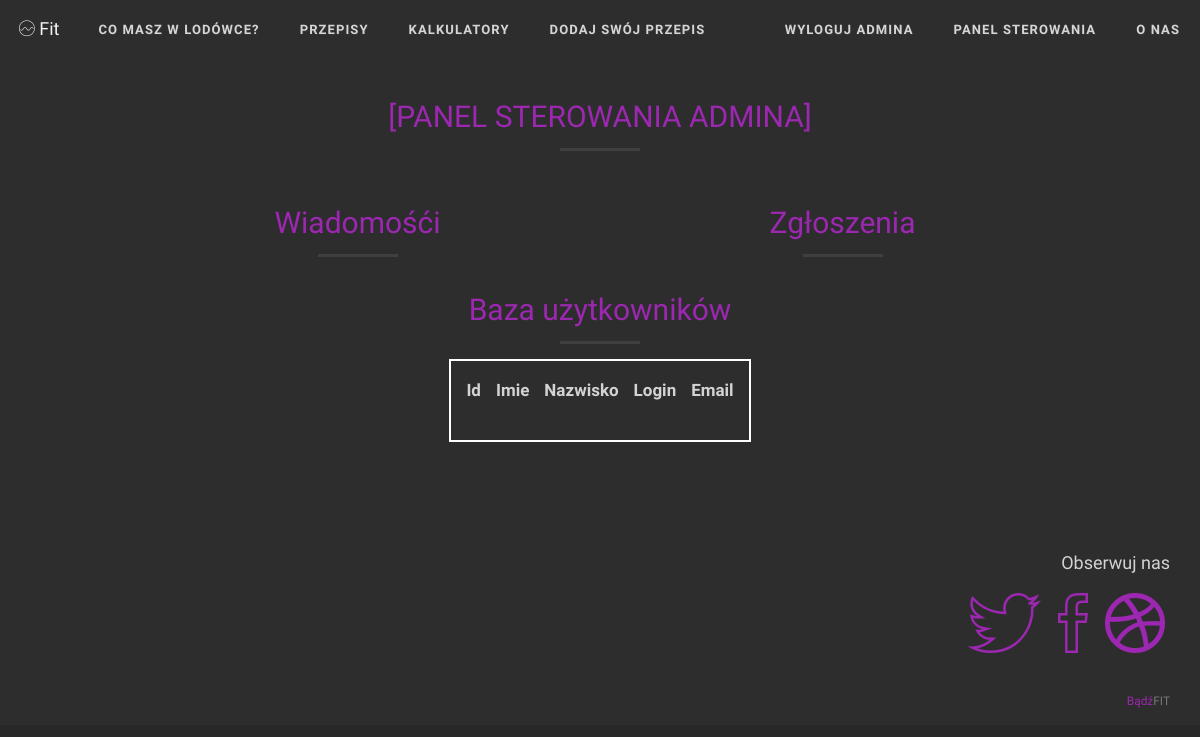
Before: /fitwww/panel.php with the older database file.
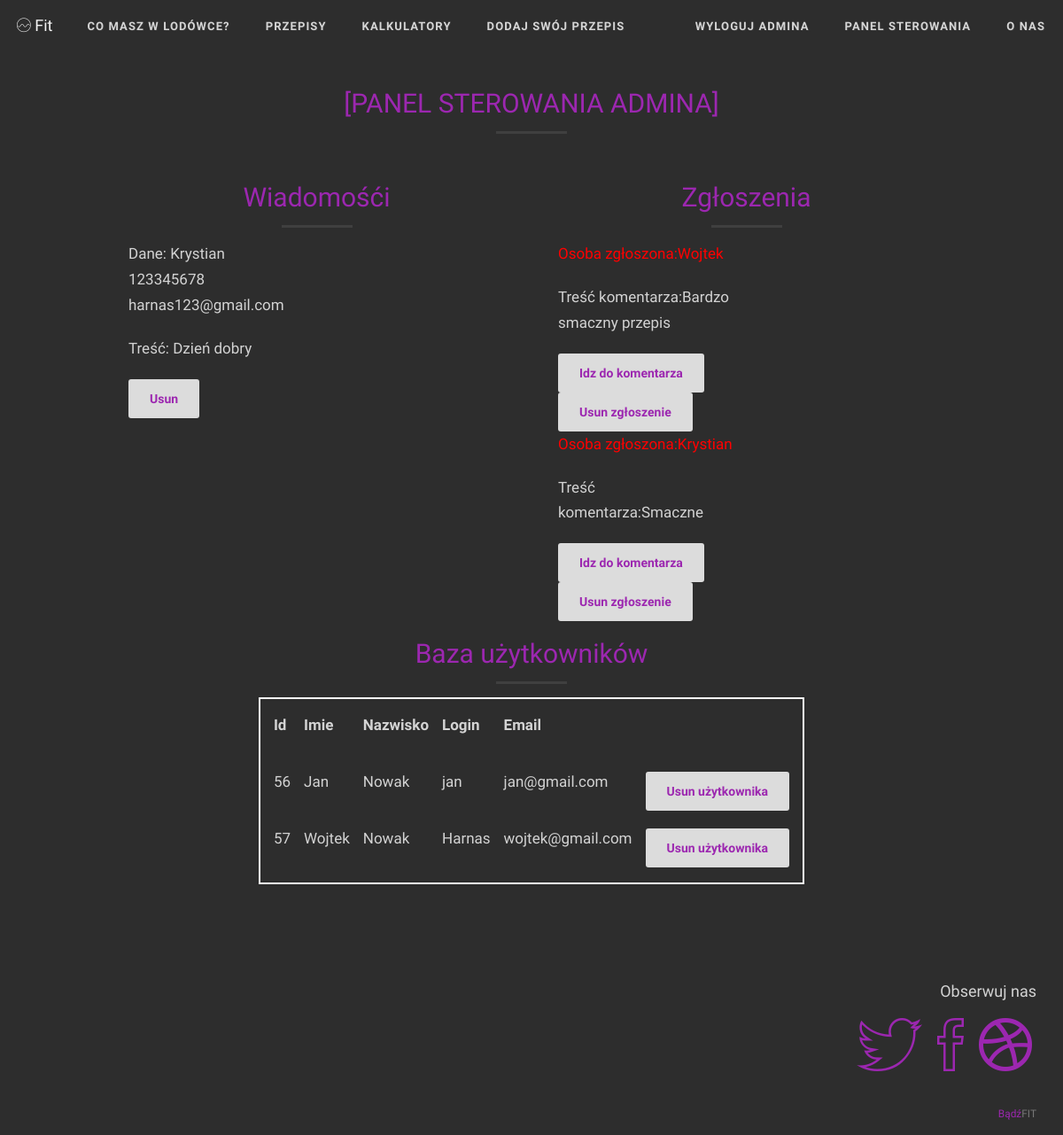
After: the same page with the newer database file.
### tables this page shows
CREATE TABLE `wiadomosci` (
  `id` int(11) NOT NULL,
  `imie` varchar(20) NOT NULL,
  `email` varchar(20) NOT NULL,
  `telefon` int(9) NOT NULL,
  `tresc` text NOT NULL
);

CREATE TABLE `zgloszenia` (
  `id` int(11) NOT NULL,
  `login` varchar(50) NOT NULL,
  `idprzepisu` int(11) NOT NULL,
  `tresc` varchar(200) NOT NULL
);

CREATE TABLE `uzytkownicy` (
  `id` int(11) NOT NULL,
  `imie` varchar(50) NOT NULL,
  `nazwisko` varchar(200) NOT NULL,
  `email` varchar(50) NOT NULL,
  `login` varchar(200) NOT NULL,
  `haslo` varchar(50) NOT NULL,
  `awatar` varchar(200) DEFAULT NULL,
  `rola` varchar(50) NOT NULL DEFAULT 'U'
);

### fitwww/panel.php (the view, shortened to what this page needs)
<?php
include("db.php");
include("menuA.php");
?>
<section id="three" class="margin-top-50 col-lg-1"></section>
   <section id="three" class="margin-top-50 col-lg-10">
         <h2 class="margin-top-0 text-primary text-center ">[PANEL STEROWANIA ADMINA]</h2>    <hr class="primary"><br><br>
   <div class="col-lg-6 col-sm-6">
         <h2 class="margin-top-0 text-primary text-center ">Wiadomośći</h2> <hr class="primary">
         <div class="col-lg-6 col-sm-6">
<?php
$conn=mysqli_connect($servername,$username,$password,$dbname);
$sql="SELECT * FROM wiadomosci";
$result=mysqli_query($conn,$sql);
if(mysqli_num_rows($result)>0)
{
  while($row=mysqli_fetch_assoc($result))
  {
    $imie = $row["imie"];
    $telefon = $row["telefon"];
      $email = $row["email"];
 $tresc = $row["tresc"];
  $wiadomosci="";
$wiadomosci.='<p>Dane:    '.$imie. '  '.$telefon.' '.$email.'</p>' ;
$wiadomosci.='<p>Treść:   '.$tresc.'</p>';
echo $wiadomosci;
echo '<button><a href="usunw.php?id='.$row["id"].'"> Usun</a></br></button>';
  }
}
?>
 </div>
            </div>
  <div class="col-lg-6 col-sm-6">
         <h2 class="margin-top-0 text-primary text-center ">Zgłoszenia</h2> <hr class="primary">
         <div class="col-lg-6 col-sm-6">
<?php
$conn=mysqli_connect($servername,$username,$password,$dbname);
$sql="SELECT * FROM zgloszenia";
$result=mysqli_query($conn,$sql);
if(mysqli_num_rows($result)>0)
{
  while($row=mysqli_fetch_assoc($result))
  {
    $login = $row["login"];
    $idprzepisu = $row["idprzepisu"];
 $tresc = $row["tresc"];
  $wiadomosci="";
$wiadomosci.='<p class="error">Osoba zgłoszona:'.$login. '</p>' ;
$wiadomosci.='<p>Treść komentarza:'.$tresc.'</p>';
echo $wiadomosci;
echo '<button><a href=wyswietlart.php?c='.$idprzepisu.'"> Idz do komentarza</a></br></button>';
echo '<button><a href="usunzgl.php?id='.$row["id"].'"> Usun zgłoszenie</a></br></button>';
  }
}
?>
          </div>
            </div>
<div class="col-lg-12 col-sm-6">
<br>
        <h2 class="margin-top-0 text-primary text-center ">Baza użytkowników</h2> <hr class="primary">
       <center>
        <table>
  <tr>
    <th><p>Id</p></th>
    <th><p>Imie</p></th>
    <th><p>Nazwisko</p></th>
     <th><p>Login</p></th>
     <th><p>Email</p></th>
  </tr>
<?php
$conn=mysqli_connect($servername,$username,$password,$dbname);
$sql="SELECT * FROM uzytkownicy";
$result=mysqli_query($conn,$sql);
if(mysqli_num_rows($result)>0)
{
  while($row=mysqli_fetch_assoc($result))
  {
    $id = $row["id"];
    $imie = $row["imie"];
 $nazwisko = $row["nazwisko"];
  $login = $row["login"];
    $email = $row["email"];
  $wiadomosci="";
$wiadomosci.='<tr>
    <td><p>' .$id.'</p></td>
    <td><p>' .$imie.'</p></td>
    <td><p>' .$nazwisko.'</p></td>
      <td><p>' .$login.'</p></td>
    <td><p>' .$email.'</p></td>
      <td><button><a href="usunuz.php?id='.$row["id"].'"> Usun użytkownika</a></br></button></td>
  </tr>
  ';
echo $wiadomosci;
  }
}
?>
</table>
         </center>
                       </div>
        <div class="col-lg-12 col-sm-6 text-left">
</div>
<?php
include("FOOTER.php");
?>

### fitwww/menuA.php (shortened to what this page needs)
<nav id="topNav" class="navbar navbar-default navbar-fixed-top">
        <div class="container-fluid">
            <div class="navbar-header">
                <a class="navbar-brand page-scroll" href="index.php"><i class="ion-ios-analytics-outline"></i> Fit</a>
            </div>
            <div class="navbar-collapse collapse" id="bs-navbar">
                <ul class="nav navbar-nav">
                     <li>
                        <a class="page-scroll" href="index.php">Co masz w lodówce?</a>
                    </li>
                         <div class="nav navbar-nav dropdown show">
                      <li>
                        <a class="btn btn-secondary dropdown-toggle " href="#" role="button" id="dropdownMenuLink" data-toggle="dropdown" aria-haspopup="true" aria-expanded="false" style="font-family: Questrial,Helvetica Neue" > Przepisy </a>
                    </div>
                     <li>
                        <a class="page-scroll" href="index.php#four">Kalkulatory</a>
                    </li>
               <li>
                        <a class="page-scroll" href="tworzenieprzepisu.html">Dodaj swój przepis</a>
                    </li>
         </ul>
              <ul class="nav navbar-nav navbar-right">
<li>
                        <a class="page-scroll" data-toggle="modal" href="wyloguj.php"><span class="iconify"  data-inline="false"> </span> Wyloguj admina </a>
                    </li>
                      <li>
                        <a  title="Twój profil" href="panel.php"><span class="iconify" data-icon="ion:person-circle-outline" data-inline="false"> </span> Panel Sterowania</a>
                    </li>
                    <li>
                        <a class="page-scroll" data-toggle="modal" title="A free Bootstrap video landing theme" href="#onas">O nas</a>
                    </li>
                </ul>
            </div>
        </div>
    </nav>

### fitwww/FOOTER.php (shortened to what this page needs)
</section>
 <footer id="footer">
        <div class="container-fluid">
            <div class="row">
                <div class="col-xs-6 col-sm-3 column">
                </div>
                <div class="col-xs-6 col-sm-3 column">
                </div>
                <div class="col-xs-12 col-sm-3 column">
                </div>
                <div class="col-xs-12 col-sm-3 text-right">
                    <h4>Obserwuj nas</h4>
                    <ul class="list-inline">
                      <li><a rel="nofollow" href="" title="Twitter"><i class="icon-lg ion-social-twitter-outline"></i></a>&nbsp;</li>
                      <li><a rel="nofollow" href="" title="Facebook"><i class="icon-lg ion-social-facebook-outline"></i></a>&nbsp;</li>
                      <li><a rel="nofollow" href="" title="Dribble"><i class="icon-lg ion-social-dribbble-outline"></i></a></li>
                    </ul>
                </div>
            </div>
            <br/>
            <span class="pull-right text-muted small"><a href="index.php">Bądź</a>FIT</span>
        </div>
    </footer>

### fitwww/css/styles.css (style rules this page uses)
html, body { width: 100%; height: 100%; }
body { font-family: 'Questrial','Helvetica Neue',Arial,sans-serif; background-color: #282828; color: #d3d3d3; webkit-tap-highlight-color: #222; }
hr { max-width: 80px; border-width: 3px; opacity: 0.09; margin-top: 15px; margin-bottom: 15px; }
a { color: #9c27b0; -webkit-transition: all .35s; -moz-transition: all .35s; transition: all .35s; }
h1,h2,h3,h4,h5,h6 { font-family: 'Questrial','Helvetica Neue',Arial,sans-serif; }
p { font-size: 17px; line-height: 1.7; margin-bottom: 20px; }
.icon-lg { font-size: 50px; line-height: 18px; }
.text-primary { color: #9c27b0; }
section { padding: 70px 0; }
footer { padding: 15px; }
.navbar-default { border-color: rgba(35,35,35,.05); font-family: 'Questrial','Helvetica Neue',Arial,sans-serif; background-color: #222; -webkit-transition: all .4s; -moz-transition: all .4s; transition: all .4s; }
.navbar-header > .navbar-brand { font-family: 'Questrial','Helvetica Neue',Arial,sans-serif; color: #9c27b0; padding: 15px; -webkit-transition: padding .2s ease-in; -moz-transition: padding .2s ease-in; transition: padding .2s ease-in; }
.navbar-default .navbar-toggle, .navbar-default .navbar-collapse { border-color: transparent; }
.navbar-default .nav > li>a, .navbar-default .nav>li>a:focus { text-transform: uppercase; font-size: 13px; font-weight: 700; color: #eee; }
@media (min-width:768px) { .navbar-default { border-color: transparent; background-color: transparent; min-height: 60px; } }
@media (min-width:768px) { .navbar-header > .navbar-brand { color: rgba(255,255,255,0.7); padding: 19px; } }
@media (min-width:768px) { .navbar-default .nav > li>a, .navbar-default .nav>li>a:focus { color: rgba(255,255,255,0.8); padding: 20px; letter-spacing: 1.1px; text-shadow: 1px 1px 1px rgba(60,60,60,0.7); } }
footer { background-color:#2d2d2d; }
@media (min-width:768px) { .icon-lg { font-size: 80px; } }
@media (min-width:768px) { section { min-height: 600px; padding: 100px 0; } }
.margin-top-0 { margin-top: 0; }
.btn { border: 0; border-radius: 290px; font-family: 'Helvetica Neue',Arial,sans-serif; }
.error { color:red !important; }
.show { color:black !important; }
table { border: 2px solid white; border-collapse: separate; border-spacing: 15px; }

### fitwww/css/styles1.css (style rules this page uses)
body { font-family: 'Questrial','Helvetica Neue',Arial,sans-serif; background-color: #282828; webkit-tap-highlight-color: #222; }
button { display: inline-block; padding: 12px 24px; background: rgb(220,220,220); font-weight: bold; color: rgb(120,120,120); border: none; outline: none; border-radius: 3px; cursor: pointer; transition: ease .3s; }

Changed rows visible on the page:
added wiadomosci: imie "Krystian", telefon "123345678", email "harnas123@gmail.com", tresc "Dzień dobry"
added zgloszenia: login "Wojtek", tresc "Bardzo smaczny przepis"
added zgloszenia: login "Krystian", tresc "Smaczne"
added uzytkownicy: id "56", imie "Jan", nazwisko "Nowak", login "jan", email "jan@gmail.com"
added uzytkownicy: id "57", imie "Wojtek", nazwisko "Nowak", login "Harnas", email "wojtek@gmail.com"
